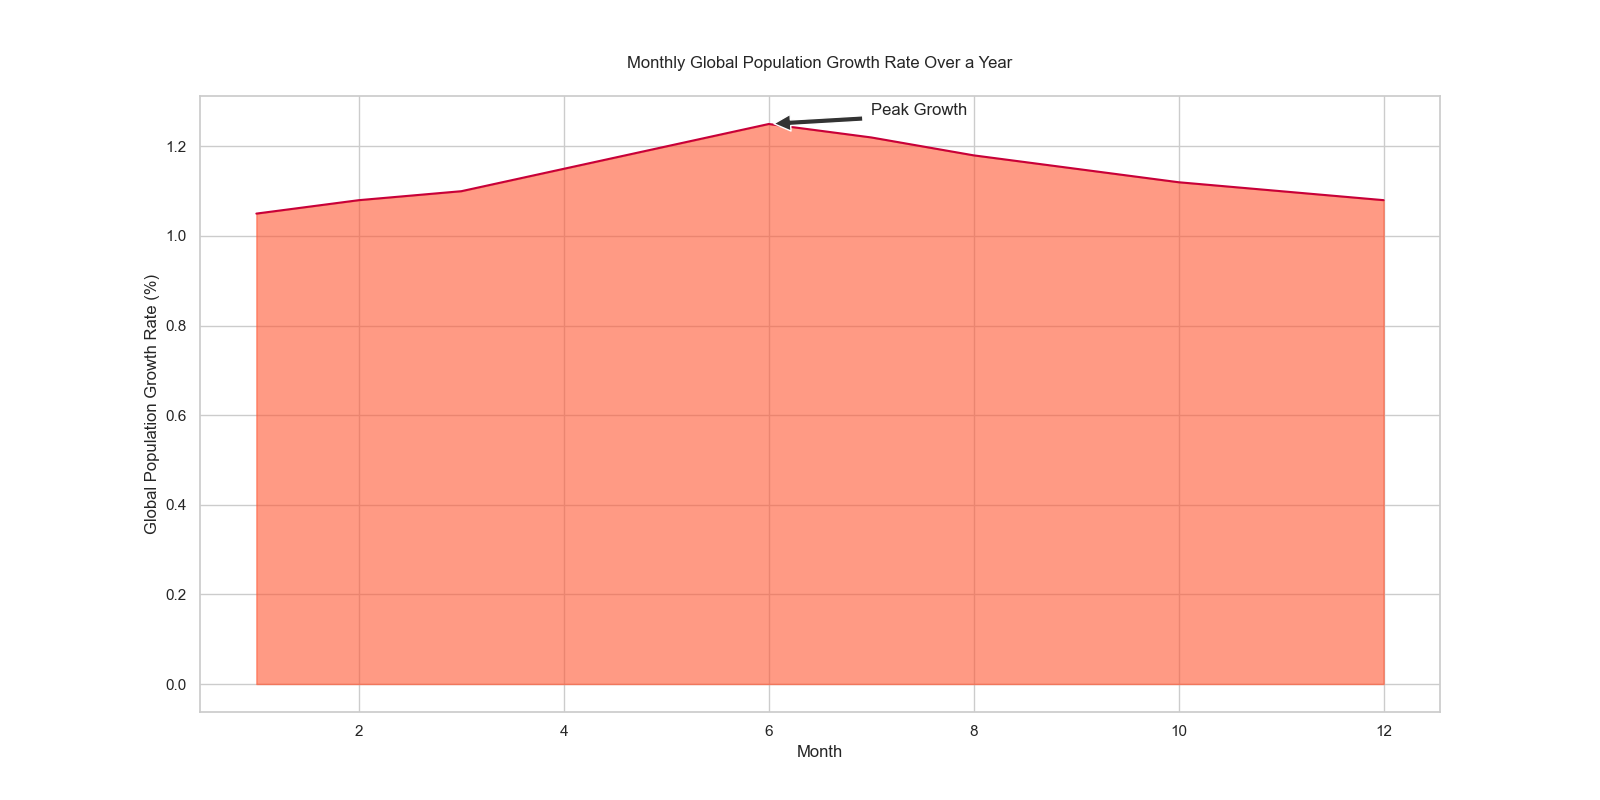

The script that drew this image:

import matplotlib.pyplot as plt
import pandas as pd
from io import StringIO

data = StringIO("""
Month,Global Population Growth Rate (%)
1,1.05
2,1.08
3,1.10
4,1.15
5,1.20
6,1.25
7,1.22
8,1.18
9,1.15
10,1.12
11,1.10
12,1.08
""")

df = pd.read_csv(data)

plt.figure(figsize=(16, 8))
plt.fill_between(df['Month'], df['Global Population Growth Rate (%)'], color="#ff5733", alpha=0.6)
plt.plot(df['Month'], df['Global Population Growth Rate (%)'], color="#c70039")

plt.title('Monthly Global Population Growth Rate Over a Year', pad=20)
plt.xlabel('Month')
plt.ylabel('Global Population Growth Rate (%)')

max_growth_month = df['Global Population Growth Rate (%)'].idxmax()
plt.annotate('Peak Growth', xy=(df.iloc[max_growth_month, 0], df.iloc[max_growth_month, 1]), 
             xytext=(df.iloc[max_growth_month, 0]+1, df.iloc[max_growth_month, 1]+0.02),
             arrowprops=dict(facecolor='#333333', shrink=0.05))

plt.grid(True)

plt.show()
